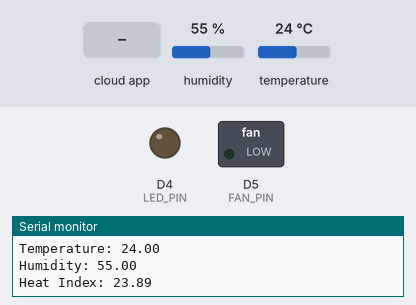
The sketch below on a simulated ESP8266 (NodeMCU). Parts: switched loads named in the sketch (green lamp = pin HIGH), output pins drawn as LEDs (lit = HIGH), the last lines printed to the serial monitor. The test bench sets the inputs (shaded band); at power-on: humidity 55 %, temperature 24 °C. WiFi joins after 1.5 s; servers stay silent unless stated; no MQTT or app messages arrive unless stated.

Above: at 3.2 s.
3.3 s: the phone or cloud app sets button1 to 1
At 4.5 s:
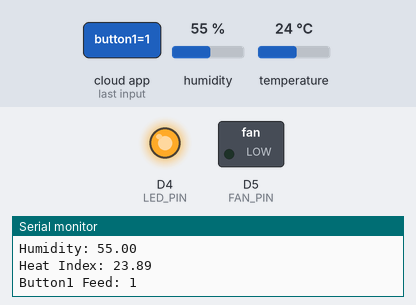
4.8 s: the phone or cloud app sets button2 to 1
At 5.6 s:
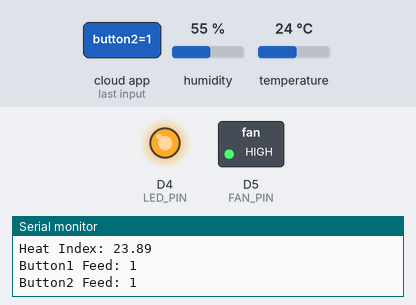
6.3 s: the phone or cloud app sets button1 to 0
At 7.3 s:
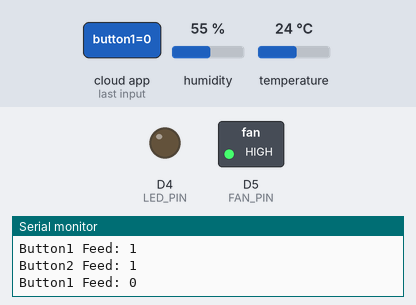
7.8 s: the phone or cloud app sets button2 to 0
At 8.3 s:
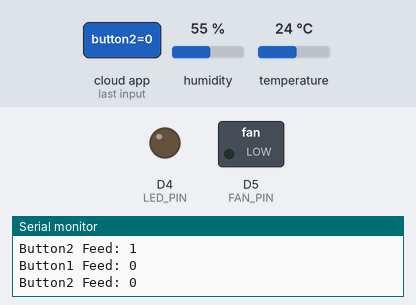
Timing chart, 0 to 10.3 s (numbered marks = the images above; inputs shaded):
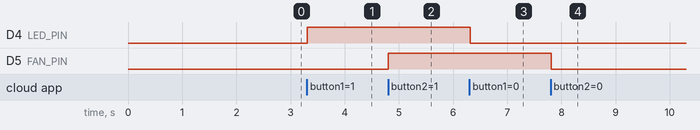

Measured:
- after the input at 3.3 s, D4 (LED_PIN): LOW → HIGH at once
- after the input at 4.8 s, D5 (FAN_PIN): LOW → HIGH at once
- after the input at 6.3 s, D4 (LED_PIN): HIGH → LOW at once
- after the input at 7.8 s, D5 (FAN_PIN): HIGH → LOW at once

The sketch:

smartroom.ino
```cpp
#include <ESP8266WiFi.h>
#include <WiFiClientSecure.h>  // Thêm thư viện WiFiClientSecure
#include <Adafruit_MQTT.h>
#include <Adafruit_MQTT_Client.h>
#include <DHT.h>
#include <ArduinoJson.h>

// WiFi configuration
const char* ssid = "Tro PTH Tang 4_5G";
const char* password = "0909947517";

// Adafruit IO configuration
#define AIO_SERVER "io.adafruit.com"
#define AIO_SERVERPORT 1883  // Port không dùng SSL/TLS
#define AIO_USERNAME "thh1206"
#define AIO_KEY "aio_Bfhc956eiPipCUP8kYM4DfFzmO8y"

// MQTT Client
WiFiClient client;  // Sử dụng WiFiClient cho MQTT không dùng SSL
Adafruit_MQTT_Client mqtt(&client, AIO_SERVER, AIO_SERVERPORT, AIO_USERNAME, AIO_KEY);

// Feeds for sensor and button
Adafruit_MQTT_Publish temperatureFeed = Adafruit_MQTT_Publish(&mqtt, AIO_USERNAME "/feeds/sensor1");
Adafruit_MQTT_Publish humidityFeed = Adafruit_MQTT_Publish(&mqtt, AIO_USERNAME "/feeds/sensor2");
Adafruit_MQTT_Publish heatIndexFeed = Adafruit_MQTT_Publish(&mqtt, AIO_USERNAME "/feeds/sensor3");

Adafruit_MQTT_Subscribe button1Feed = Adafruit_MQTT_Subscribe(&mqtt, AIO_USERNAME "/feeds/button1");
Adafruit_MQTT_Subscribe button2Feed = Adafruit_MQTT_Subscribe(&mqtt, AIO_USERNAME "/feeds/button2");

// Pin configuration
#define LED_PIN D4
#define FAN_PIN D5
#define DHT_PIN D7
#define DHT_TYPE DHT11

DHT dht(DHT_PIN, DHT_TYPE);

void connectToWiFi() {
  Serial.print("Connecting to WiFi...");
  WiFi.begin(ssid, password);
  int attempts = 0;
  while (WiFi.status() != WL_CONNECTED && attempts < 20) {
    delay(1000);
    Serial.print(".");
    attempts++;
  }

  if (WiFi.status() == WL_CONNECTED) {
    Serial.println("\nWiFi connected");
    Serial.print("IP Address: ");
    Serial.println(WiFi.localIP());
  } else {
    Serial.println("\nFailed to connect to WiFi");
  }
}

void MQTT_connect() {
  int8_t ret;

  // Kết nối lại nếu kết nối MQTT bị ngắt
  if (mqtt.connected()) {
    return;
  }

  Serial.print("Connecting to MQTT... ");

  while ((ret = mqtt.connect()) != 0) { // Kết nối lại nếu kết nối thất bại
    Serial.println(mqtt.connectErrorString(ret));
    Serial.println("Retrying MQTT connection in 5 seconds...");
    mqtt.disconnect();
    delay(5000);  // Chờ 5 giây trước khi thử lại
  }
  Serial.println("MQTT Connected!");
}

void setup() {
  Serial.begin(115200);
  pinMode(LED_PIN, OUTPUT);
  pinMode(FAN_PIN, OUTPUT);
  digitalWrite(LED_PIN, LOW);
  digitalWrite(FAN_PIN, LOW);

  dht.begin();
  connectToWiFi();
  mqtt.subscribe(&button1Feed);
  mqtt.subscribe(&button2Feed);
}

void loop() {
  MQTT_connect();
  mqtt.processPackets(1000);
  mqtt.ping();

  // Read sensor data
  float temperature = dht.readTemperature();
  float humidity = dht.readHumidity();
  float heatIndex = dht.computeHeatIndex(temperature, humidity, false);

  // Check for sensor errors
  if (isnan(temperature) || isnan(humidity) || isnan(heatIndex)) {
    Serial.println("Failed to read from DHT sensor!");
  } else {
    // Print sensor data to Serial Monitor
    Serial.print("Temperature: ");
    Serial.println(temperature);
    Serial.print("Humidity: ");
    Serial.println(humidity);
    Serial.print("Heat Index: ");
    Serial.println(heatIndex);

    // Publish sensor data to Adafruit IO
    temperatureFeed.publish(temperature);
    humidityFeed.publish(humidity);
    heatIndexFeed.publish(heatIndex);
  }

  // Check button state (button1 & button2) via MQTT
  Adafruit_MQTT_Subscribe *subscription;
  while ((subscription = mqtt.readSubscription(10000))) {
    if (subscription == &button1Feed) {
      String payload1 = (char *)button1Feed.lastread;
      Serial.print("Button1 Feed: ");
      Serial.println(payload1);
      int lightState = payload1.toInt();
      digitalWrite(LED_PIN, lightState);  // Turn light ON or OFF based on feed value
    }

    if (subscription == &button2Feed) {
      String payload2 = (char *)button2Feed.lastread;
      Serial.print("Button2 Feed: ");
      Serial.println(payload2);
      int fanState = payload2.toInt();
      digitalWrite(FAN_PIN, fanState);  // Turn fan ON or OFF based on feed value
    }
  }

  //delay(10000);  // Wait before reading sensor data again
}
```
